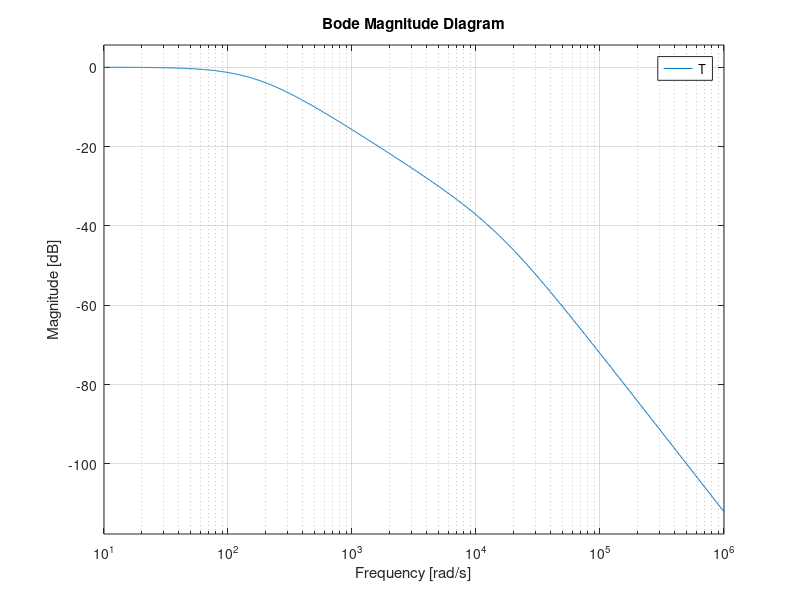
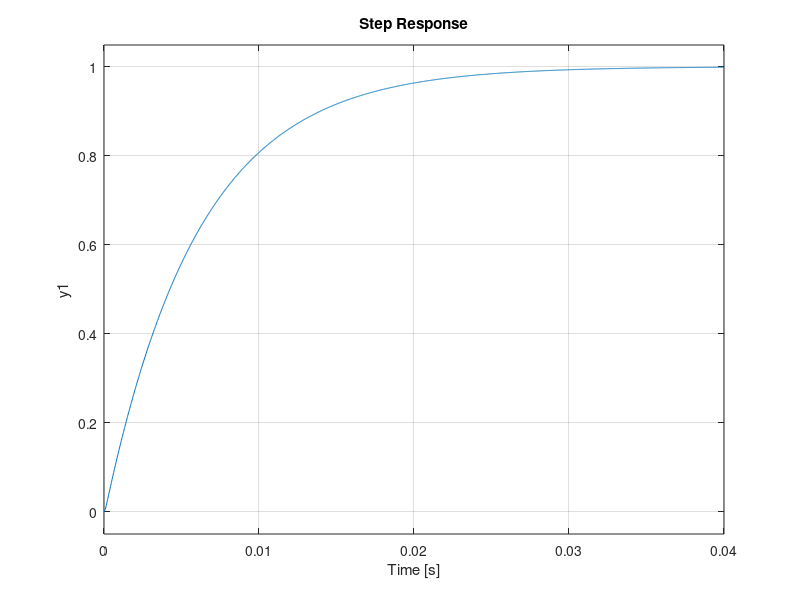

These figures' MATLAB source, in order:
% N_G = [0, 0, 0, 1];
% D_G = [0.5, 100.5, 100, 0];
% G = tf(N_G, D_G);
% N_H = [1, 0];
% D_H = [0, 1]; 
% H = tf(N_H, D_H);
% N_L = [0, 0, 1, 0];
% D_L = [0.5, 100.5, 100, 0];
% L = tf(N_L, D_L);
% N_T = [0, 0, 0, 1];
% D_T = [0.5, 100.5, 101, 0];
% T = tf(N_T, D_T);
% 
% figure 
% bodeplot(T); 
% grid 
% 
% figure 
% nxquistplot(T);
% grid 
% 
% figure 
% w = logspace(-1, 2, 1000);
% [mag, phase] = bode(T, w);
% mag = squeeze(mag);
% phase = squeeze(phase);
% polarplot(deg2rad(phase), mag, 'LineWidth', 3);
% grid on 
% 
% figure 
% rlocusplot(T)
% grid 
% 
% 
% 
% 
% 




R1 = 10;
R2 = 20; 
C1 = 10e-6;
C2 = 200e-6; 
A = R1*R2*C1*C2; 
B = R1*C1 + R2*C2 + R1*C2; 
C = 1;
D = [A, B, C];
N = [0, 0, 1];
T = tf(N, D);

figure 
bodemag(T)
grid on 

figure
step(T)
grid on 
